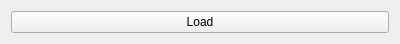
<?xml version="1.0" encoding="UTF-8"?>
<ui version="4.0">
 <class>ObjWidget</class>
 <widget class="QWidget" name="ObjWidget">
  <property name="geometry">
   <rect>
    <x>0</x>
    <y>0</y>
    <width>400</width>
    <height>41</height>
   </rect>
  </property>
  <property name="windowTitle">
   <string>Form</string>
  </property>
  <layout class="QHBoxLayout" name="horizontalLayout">
   <item>
    <widget class="QPushButton" name="pushButton">
     <property name="text">
      <string>Load</string>
     </property>
    </widget>
   </item>
  </layout>
 </widget>
 <resources/>
 <connections/>
</ui>
